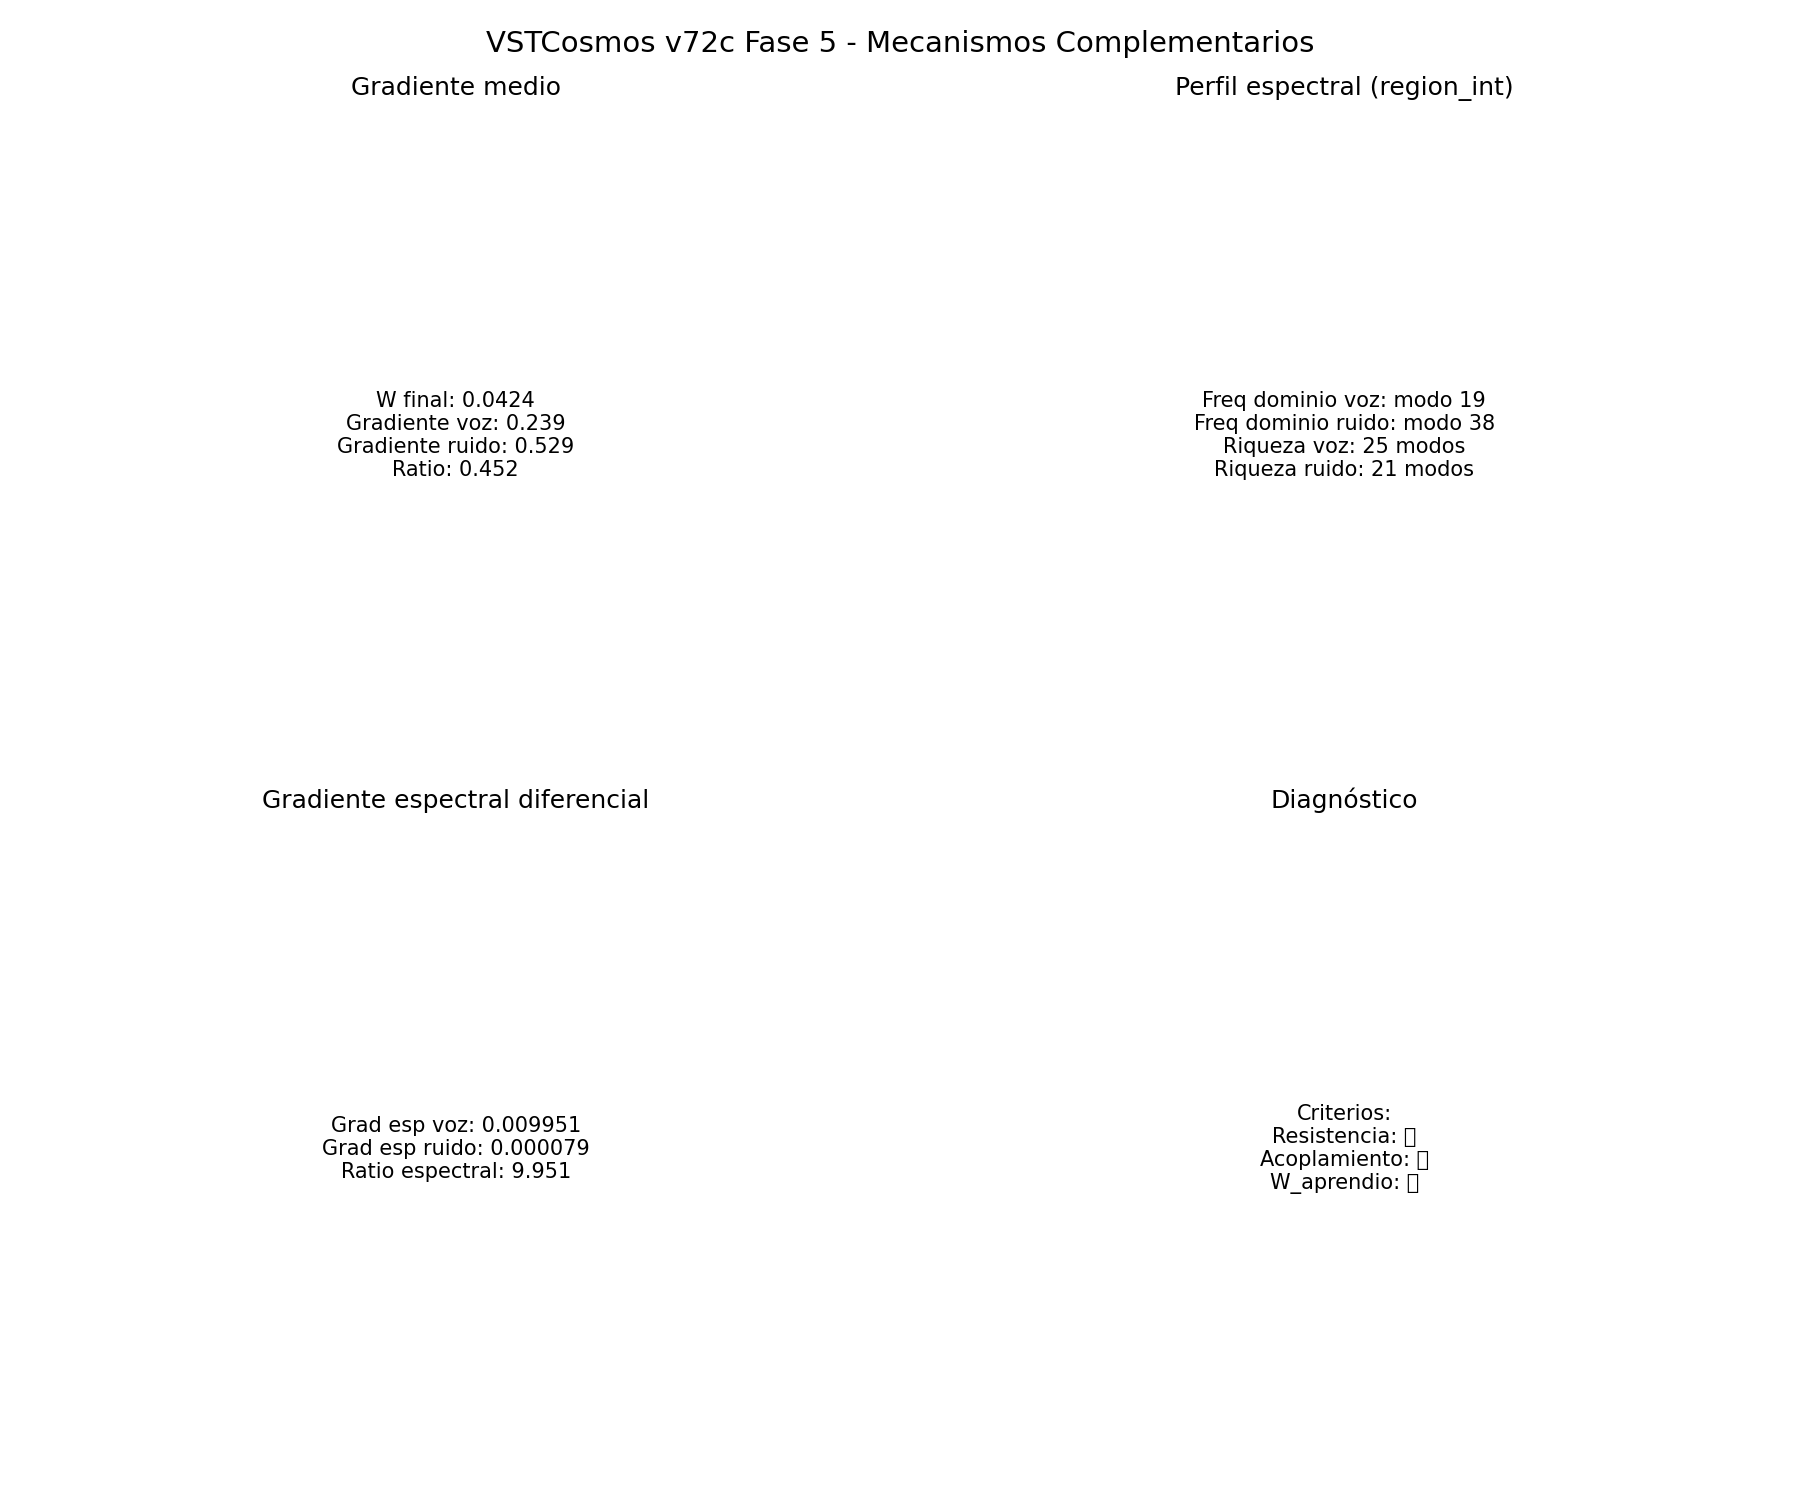

The Python source for this figure:
#!/usr/bin/env python3
"""
VSTCosmos - v72c Fase 5: Mecanismos Complementarios
Arquitectura que combina:
1. Mecanismo Hebbiano (acoplamiento resonante): region_int sigue a region_aud
2. Mecanismo Atractor (memoria interna): region_int tiende a su patrón histórico

Tres fases en una ejecución sin reinicializar el campo:
- Entrenamiento (alpha=0.05, voz): W aprende, Phi_int_historia acumula atractor
- Test acoplado (alpha=0.0, voz): ambos mecanismos activos
- Test desacoplado (alpha=0.0, ruido): W intenta reconstruir desde señal equivocada,
  Phi_int_historia resiste el cambio
"""

import numpy as np
import scipy.io.wavfile as wav
import matplotlib.pyplot as plt
import csv
import warnings
warnings.filterwarnings('ignore')

# ============================================================
# PARÁMETROS DEL CAMPO TOTAL
# ============================================================
DIM_INTERNA = 32
DIM_AUDITIVA = 32
DIM_TOTAL = DIM_INTERNA + DIM_AUDITIVA

DIM_TIME = 100
DT = 0.01

DURACION_ENTRENO = 30.0
DURACION_TEST_ACOPLADO = 20.0
DURACION_TEST_DESACOPLADO = 20.0

N_PASOS_ENTRENO = int(DURACION_ENTRENO / DT)
N_PASOS_TEST_ACOPLADO = int(DURACION_TEST_ACOPLADO / DT)
N_PASOS_TEST_DESACOPLADO = int(DURACION_TEST_DESACOPLADO / DT)

# Parámetros de dinámica
DIFUSION_BASE = 0.15
GANANCIA_REACCION = 0.05

OMEGA_MIN = 0.05
OMEGA_MAX = 0.50
AMORT_MIN = 0.01
AMORT_MAX = 0.08
PHI_EQUILIBRIO = 0.5

# Parámetros de plasticidad hebbiana
ETA_HEBB = 0.05
TAU_W = 0.008
GAMMA_PLAST = 0.01
W_MAX = 1.0
UMBRAL_CORRELACION = 0.1

# Parámetros del mecanismo atractor
GAMMA_MEMORIA = 0.05
TAU_INT_HIST = 0.0002

# Parámetros de FFT
VENTANA_FFT_MS = 25
HOP_FFT_MS = 10
F_MIN = 80
F_MAX = 8000

LIMITE_MIN = 0.0
LIMITE_MAX = 1.0


# ============================================================
# FUNCIONES BASE
# ============================================================
def cargar_audio(ruta, duracion):
    if "Tono puro" in ruta:
        sr = 48000
        t = np.arange(int(sr * duracion)) / sr
        return sr, 0.5 * np.sin(2 * np.pi * 440 * t)
    elif "Ruido blanco" in ruta:
        sr = 48000
        return sr, np.random.normal(0, 0.5, int(sr * duracion))
    else:
        sr, data = wav.read(ruta)
        if data.dtype == np.int16:
            data = data.astype(np.float32) / 32768.0
        if data.ndim == 2:
            data = data.mean(axis=1)
        max_val = np.max(np.abs(data))
        if max_val > 0:
            data = data / max_val
        muestras_necesarias = int(sr * duracion)
        if len(data) < muestras_necesarias:
            data = np.pad(data, (0, muestras_necesarias - len(data)))
        else:
            data = data[:muestras_necesarias]
        return sr, data


def inicializar_campo_total():
    np.random.seed(42)
    return np.random.rand(DIM_TOTAL, DIM_TIME) * 0.2 + 0.4


def inicializar_plasticidad():
    return np.zeros((DIM_INTERNA, DIM_AUDITIVA))


def inicializar_historia_interna():
    return np.zeros((DIM_INTERNA, DIM_TIME))


def vecinos(X):
    return (np.roll(X, 1, axis=0) + np.roll(X, -1, axis=0) +
            np.roll(X, 1, axis=1) + np.roll(X, -1, axis=1)) / 4.0


def preparar_objetivo_audio(audio, sr, idx_ventana, ventana_muestras, hop_muestras,
                            dim_auditiva, DIM_TIME):
    inicio = idx_ventana * hop_muestras
    if inicio + ventana_muestras > len(audio):
        return np.zeros((dim_auditiva, DIM_TIME))
    
    fragmento = audio[inicio:inicio + ventana_muestras]
    ventana_hann = np.hanning(len(fragmento))
    fragmento = fragmento * ventana_hann
    
    fft = np.fft.rfft(fragmento)
    potencia = np.abs(fft) ** 2
    freqs = np.fft.rfftfreq(len(fragmento), 1/sr)
    
    bandas = np.logspace(np.log10(F_MIN), np.log10(F_MAX), dim_auditiva + 1)
    objetivo = np.zeros(dim_auditiva)
    for b in range(dim_auditiva):
        mask = (freqs >= bandas[b]) & (freqs < bandas[b+1])
        if np.any(mask):
            objetivo[b] = np.mean(potencia[mask])
    
    max_val = np.max(objetivo)
    if max_val > 0:
        objetivo = objetivo / max_val
    
    return objetivo.reshape(-1, 1) * np.ones((1, DIM_TIME))


def calcular_frecuencias_naturales(dim_total, dim_interna):
    bandas = np.arange(dim_total)
    t = np.log1p(bandas) / np.log1p(dim_total - 1)
    omega = OMEGA_MIN + (OMEGA_MAX - OMEGA_MIN) * t
    amort = AMORT_MIN + (AMORT_MAX - AMORT_MIN) * t
    return omega.reshape(-1, 1), amort.reshape(-1, 1)


def actualizar_historia_interna(Phi_int_historia, region_int, entrenando):
    if entrenando:
        return (1 - TAU_INT_HIST) * Phi_int_historia + TAU_INT_HIST * region_int
    else:
        return Phi_int_historia


def actualizar_hebb_y_plasticidad_v2(Phi_total, W, Phi_int_historia, dt, entrenando):
    region_int = Phi_total[:DIM_INTERNA, :]
    region_aud = Phi_total[DIM_INTERNA:, :]

    # Mecanismo Hebbiano
    correlacion = (region_int @ region_aud.T) / DIM_TIME
    correlacion_filtrada = np.where(
        np.abs(correlacion) > UMBRAL_CORRELACION,
        correlacion,
        0.0
    )
    dW = ETA_HEBB * correlacion_filtrada - TAU_W * W
    W_nueva = np.clip(W + dW * dt, -W_MAX, W_MAX)

    M_hebb = GAMMA_PLAST * (W_nueva @ region_aud - region_int)

    # Mecanismo Atractor
    if np.mean(np.abs(Phi_int_historia)) > 1e-6:
        M_atractor = GAMMA_MEMORIA * (Phi_int_historia - region_int)
    else:
        M_atractor = 0.0

    M_total = M_hebb + M_atractor

    Phi_int_historia_nueva = actualizar_historia_interna(Phi_int_historia, region_int, entrenando)

    return W_nueva, M_total, Phi_int_historia_nueva


def actualizar_campo_total(Phi_total, Phi_vel_total, W, Phi_int_historia,
                           objetivo_audio, alpha, omega_natural, amort_natural,
                           dt, entrenando):
    promedio_local = vecinos(Phi_total)
    difusion = DIFUSION_BASE * (promedio_local - Phi_total)
    
    desviacion = Phi_total - promedio_local
    reaccion = GANANCIA_REACCION * desviacion * (1 - desviacion**2)
    
    term_osc = (-omega_natural**2 * (Phi_total - PHI_EQUILIBRIO)
                - amort_natural * Phi_vel_total)
    
    W_nueva, M_plasticidad, Phi_int_historia_nueva = actualizar_hebb_y_plasticidad_v2(
        Phi_total, W, Phi_int_historia, dt, entrenando
    )
    
    M_campo = np.zeros_like(Phi_total)
    M_campo[:DIM_INTERNA, :] = M_plasticidad
    
    dPhi_vel = term_osc + reaccion + difusion + M_campo
    Phi_vel_nueva = Phi_vel_total + dt * dPhi_vel
    Phi_nueva = Phi_total + dt * Phi_vel_nueva
    
    if alpha > 0:
        region_auditiva_nueva = Phi_nueva[DIM_INTERNA:, :]
        region_auditiva_nueva = (1 - alpha) * region_auditiva_nueva + alpha * objetivo_audio
        Phi_nueva[DIM_INTERNA:, :] = region_auditiva_nueva
    
    return (np.clip(Phi_nueva, LIMITE_MIN, LIMITE_MAX),
            np.clip(Phi_vel_nueva, -5.0, 5.0),
            W_nueva,
            Phi_int_historia_nueva)


def calcular_gradiente(Phi_total, dim_interna):
    region_int = Phi_total[:dim_interna, :]
    region_aud = Phi_total[dim_interna:, :]
    return np.mean(np.abs(region_int - region_aud))


def calcular_acoplamiento(Phi_total, dim_interna):
    region_int = Phi_total[:dim_interna, :]
    region_aud = Phi_total[dim_interna:, :]
    return float(np.mean(region_int * region_aud))


def calcular_perfil_espectral_modos(Phi_total, dim_interna):
    region_int = Phi_total[:dim_interna, :]
    perfil = np.zeros(DIM_TIME // 2)
    for banda in range(dim_interna):
        serie = region_int[banda, :]
        serie = serie - np.mean(serie)
        fft = np.fft.rfft(serie)
        potencia = np.abs(fft) ** 2
        perfil += potencia[:DIM_TIME // 2]
    perfil = perfil / dim_interna
    frecuencia_dominante = int(np.argmax(perfil))
    umbral_riqueza = np.mean(perfil)
    riqueza_modal = int(np.sum(perfil > umbral_riqueza))
    p_norm = perfil / (np.sum(perfil) + 1e-10)
    entropia_espectral = float(-np.sum(p_norm * np.log(p_norm + 1e-10)))
    return {
        'perfil': perfil,
        'frecuencia_dominante': frecuencia_dominante,
        'riqueza_modal': riqueza_modal,
        'entropia_espectral': entropia_espectral
    }


def calcular_gradiente_espectral_diferencial(Phi_total, dim_interna):
    region_int = Phi_total[:dim_interna, :]
    region_aud = Phi_total[dim_interna:, :]
    
    perfil_int = np.zeros(DIM_TIME // 2)
    perfil_aud = np.zeros(DIM_TIME // 2)
    
    for banda in range(dim_interna):
        serie_int = region_int[banda, :] - np.mean(region_int[banda, :])
        serie_aud = region_aud[banda, :] - np.mean(region_aud[banda, :])
        
        fft_int = np.fft.rfft(serie_int)
        fft_aud = np.fft.rfft(serie_aud)
        
        perfil_int += np.abs(fft_int[:DIM_TIME//2]) ** 2
        perfil_aud += np.abs(fft_aud[:DIM_TIME//2]) ** 2
    
    perfil_int /= dim_interna
    perfil_aud /= dim_interna
    
    diferencia_espectral = np.abs(perfil_int - perfil_aud)
    gradiente_espectral_medio = np.mean(diferencia_espectral)
    modo_max_diferencia = int(np.argmax(diferencia_espectral))
    
    return {
        'perfil_int': perfil_int,
        'perfil_aud': perfil_aud,
        'diferencia_espectral': diferencia_espectral,
        'gradiente_espectral': float(gradiente_espectral_medio),
        'modo_max_diferencia': modo_max_diferencia
    }


def simular_experimento_combinado():
    print("=" * 100)
    print("VSTCosmos - v72c Fase 5: Mecanismos Complementarios")
    print(f"GAMMA_PLAST = {GAMMA_PLAST}, GAMMA_MEMORIA = {GAMMA_MEMORIA}")
    print("Fase 1: Entrenamiento (voz, alpha=0.05)")
    print("Fase 2: Test acoplado (voz, alpha=0.0)")
    print("Fase 3: Test desacoplado (ruido, alpha=0.0)")
    print("=" * 100)

    # Inicialización
    Phi_total = inicializar_campo_total()
    Phi_vel_total = np.zeros_like(Phi_total)
    W = inicializar_plasticidad()
    Phi_int_historia = inicializar_historia_interna()
    omega_natural, amort_natural = calcular_frecuencias_naturales(DIM_TOTAL, DIM_INTERNA)
    
    # Cargar audios
    sr_voz, audio_voz = cargar_audio("Voz_Estudio.wav", duracion=DURACION_ENTRENO + DURACION_TEST_ACOPLADO)
    sr_ruido, audio_ruido = cargar_audio("Ruido blanco", duracion=DURACION_TEST_DESACOPLADO)
    
    ventana_muestras = int(sr_voz * VENTANA_FFT_MS / 1000)
    hop_muestras = int(sr_voz * HOP_FFT_MS / 1000)
    
    # ============================================================
    # FASE 1: ENTRENAMIENTO
    # ============================================================
    print("\n[Fase 1] Entrenamiento (voz, alpha=0.05)")
    for idx in range(N_PASOS_ENTRENO):
        objetivo = preparar_objetivo_audio(audio_voz, sr_voz, idx, ventana_muestras, hop_muestras,
                                          DIM_AUDITIVA, DIM_TIME)
        Phi_total, Phi_vel_total, W, Phi_int_historia = actualizar_campo_total(
            Phi_total, Phi_vel_total, W, Phi_int_historia,
            objetivo, alpha=0.05, omega_natural=omega_natural, 
            amort_natural=amort_natural, dt=DT, entrenando=True
        )
    
    w_tras_entreno = np.mean(np.abs(W))
    print(f"  W_tras_entreno: {w_tras_entreno:.4f}")
    print(f"  Phi_int_historia: norma {np.mean(np.abs(Phi_int_historia)):.6f}")
    
    # ============================================================
    # FASE 2: TEST ACOPLADO
    # ============================================================
    print("\n[Fase 2] Test acoplado (voz, alpha=0.0)")
    gradientes_acoplado = []
    acoplamientos_acoplado = []
    
    for idx in range(N_PASOS_ENTRENO, N_PASOS_ENTRENO + N_PASOS_TEST_ACOPLADO):
        objetivo = preparar_objetivo_audio(audio_voz, sr_voz, idx, ventana_muestras, hop_muestras,
                                          DIM_AUDITIVA, DIM_TIME)
        Phi_total, Phi_vel_total, W, Phi_int_historia = actualizar_campo_total(
            Phi_total, Phi_vel_total, W, Phi_int_historia,
            objetivo, alpha=0.0, omega_natural=omega_natural, 
            amort_natural=amort_natural, dt=DT, entrenando=False
        )
        gradientes_acoplado.append(calcular_gradiente(Phi_total, DIM_INTERNA))
        acoplamientos_acoplado.append(calcular_acoplamiento(Phi_total, DIM_INTERNA))
    
    grad_acoplado_estable = np.mean(gradientes_acoplado[-int(5.0/DT):])
    perfil_acoplado = calcular_perfil_espectral_modos(Phi_total, DIM_INTERNA)
    grad_esp_acoplado = calcular_gradiente_espectral_diferencial(Phi_total, DIM_INTERNA)
    
    print(f"  Gradiente estable: {grad_acoplado_estable:.4f}")
    print(f"  Frecuencia dominante: modo {perfil_acoplado['frecuencia_dominante']}")
    print(f"  Riqueza modal: {perfil_acoplado['riqueza_modal']} modos")
    print(f"  Gradiente espectral diferencial: {grad_esp_acoplado['gradiente_espectral']:.6f}")
    
    # ============================================================
    # FASE 3: TEST DESACOPLADO
    # ============================================================
    print("\n[Fase 3] Test desacoplado (ruido, alpha=0.0)")
    gradientes_desacoplado = []
    acoplamientos_desacoplado = []
    
    for idx in range(N_PASOS_TEST_DESACOPLADO):
        objetivo = preparar_objetivo_audio(audio_ruido, sr_ruido, idx, ventana_muestras, hop_muestras,
                                          DIM_AUDITIVA, DIM_TIME)
        Phi_total, Phi_vel_total, W, Phi_int_historia = actualizar_campo_total(
            Phi_total, Phi_vel_total, W, Phi_int_historia,
            objetivo, alpha=0.0, omega_natural=omega_natural, 
            amort_natural=amort_natural, dt=DT, entrenando=False
        )
        gradientes_desacoplado.append(calcular_gradiente(Phi_total, DIM_INTERNA))
        acoplamientos_desacoplado.append(calcular_acoplamiento(Phi_total, DIM_INTERNA))
    
    grad_desacoplado_estable = np.mean(gradientes_desacoplado[-int(5.0/DT):])
    perfil_desacoplado = calcular_perfil_espectral_modos(Phi_total, DIM_INTERNA)
    grad_esp_desacoplado = calcular_gradiente_espectral_diferencial(Phi_total, DIM_INTERNA)
    
    print(f"  Gradiente estable: {grad_desacoplado_estable:.4f}")
    print(f"  Frecuencia dominante: modo {perfil_desacoplado['frecuencia_dominante']}")
    print(f"  Riqueza modal: {perfil_desacoplado['riqueza_modal']} modos")
    print(f"  Gradiente espectral diferencial: {grad_esp_desacoplado['gradiente_espectral']:.6f}")
    
    # ============================================================
    # DIAGNÓSTICO
    # ============================================================
    print("\n" + "=" * 100)
    print("DIAGNÓSTICO FINAL")
    print("=" * 100)
    
    ratio_grad = grad_acoplado_estable / max(grad_desacoplado_estable, 0.001)
    ratio_esp = grad_esp_acoplado['gradiente_espectral'] / max(grad_esp_desacoplado['gradiente_espectral'], 0.001)
    
    print(f"\n  Gradiente estable (voz):   {grad_acoplado_estable:.4f}")
    print(f"  Gradiente estable (ruido): {grad_desacoplado_estable:.4f}")
    print(f"  Ratio gradiente:           {ratio_grad:.3f}")
    print(f"\n  Frecuencia dominante (voz):   modo {perfil_acoplado['frecuencia_dominante']}")
    print(f"  Frecuencia dominante (ruido): modo {perfil_desacoplado['frecuencia_dominante']}")
    print(f"\n  Gradiente espectral diff (voz):   {grad_esp_acoplado['gradiente_espectral']:.6f}")
    print(f"  Gradiente espectral diff (ruido): {grad_esp_desacoplado['gradiente_espectral']:.6f}")
    print(f"  Ratio espectral:                  {ratio_esp:.3f}")
    
    # Criterios
    resistencia_ok = (perfil_desacoplado['frecuencia_dominante'] >= 30 and grad_desacoplado_estable > 0.3)
    acoplamiento_ok = ratio_esp > 1.5
    w_aprendio = w_tras_entreno > 0.01
    
    print("\n" + "=" * 100)
    print("CONCLUSIÓN")
    print("=" * 100)
    
    if resistencia_ok and acoplamiento_ok and w_aprendio:
        print("\n  ✅ VALIDACIÓN COMPLETA")
        print("     El atractor aprendido resiste el cambio de estímulo.")
        print("     El gradiente espectral diferencial es mayor con voz.")
        print("     W aprendió y está activo.")
        print("     → Primera demostración de modos propios aprendidos.")
    elif resistencia_ok:
        print("\n  ✅ RESISTENCIA DEL ATRACTOR")
        print("     Frecuencia dominante se mantiene alta con ruido,")
        print("     pero la diferenciación espectral entre regiones es débil.")
        print("     → Aumentar GAMMA_MEMORIA a 0.08.")
    elif acoplamiento_ok:
        print("\n  ✅ ACOPLAMIENTO RESONANTE")
        print("     El gradiente espectral diferencial es alto con voz,")
        print("     pero el atractor no resiste el cambio a ruido.")
        print("     → El atractor no se consolidó. Subir TAU_INT_HIST a 0.0005.")
    elif w_aprendio:
        print("\n  ⚠️ APRENDIZAJE SIN EFECTO")
        print("     W aprendió (w={w_tras_entreno:.4f}), pero no produce ni resistencia ni acoplamiento.")
        print("     → GAMMA_PLAST y GAMMA_MEMORIA insuficientes. Subir ambos.")
    else:
        print("\n  ❌ NINGÚN MECANISMO ES EFECTIVO")
        print("     W no aprendió ni el atractor se consolidó.")
        print("     → Aumentar ETA_HEBB a 0.08 y TAU_INT_HIST a 0.0005.")
    
    return {
        'w_tras_entreno': w_tras_entreno,
        'grad_acoplado': grad_acoplado_estable,
        'grad_desacoplado': grad_desacoplado_estable,
        'freq_dom_acoplado': perfil_acoplado['frecuencia_dominante'],
        'freq_dom_desacoplado': perfil_desacoplado['frecuencia_dominante'],
        'grad_esp_acoplado': grad_esp_acoplado['gradiente_espectral'],
        'grad_esp_desacoplado': grad_esp_desacoplado['gradiente_espectral'],
        'ratio_esp': ratio_esp,
        'riqueza_acoplado': perfil_acoplado['riqueza_modal'],
        'riqueza_desacoplado': perfil_desacoplado['riqueza_modal']
    }


def main():
    resultados = simular_experimento_combinado()
    
    # Visualización
    print("\n[Generando visualización...]")
    fig, axes = plt.subplots(2, 2, figsize=(12, 10))
    
    axes[0, 0].text(0.5, 0.5, 
                    f"W final: {resultados['w_tras_entreno']:.4f}\n"
                    f"Gradiente voz: {resultados['grad_acoplado']:.3f}\n"
                    f"Gradiente ruido: {resultados['grad_desacoplado']:.3f}\n"
                    f"Ratio: {resultados['grad_acoplado']/max(resultados['grad_desacoplado'],0.001):.3f}",
                    ha='center', va='center', fontsize=10)
    axes[0, 0].set_title("Gradiente medio")
    axes[0, 0].axis('off')
    
    axes[0, 1].text(0.5, 0.5,
                    f"Freq dominio voz: modo {resultados['freq_dom_acoplado']}\n"
                    f"Freq dominio ruido: modo {resultados['freq_dom_desacoplado']}\n"
                    f"Riqueza voz: {resultados['riqueza_acoplado']} modos\n"
                    f"Riqueza ruido: {resultados['riqueza_desacoplado']} modos",
                    ha='center', va='center', fontsize=10)
    axes[0, 1].set_title("Perfil espectral (region_int)")
    axes[0, 1].axis('off')
    
    axes[1, 0].text(0.5, 0.5,
                    f"Grad esp voz: {resultados['grad_esp_acoplado']:.6f}\n"
                    f"Grad esp ruido: {resultados['grad_esp_desacoplado']:.6f}\n"
                    f"Ratio espectral: {resultados['ratio_esp']:.3f}",
                    ha='center', va='center', fontsize=10)
    axes[1, 0].set_title("Gradiente espectral diferencial")
    axes[1, 0].axis('off')
    
    axes[1, 1].text(0.5, 0.5,
                    "Criterios:\n"
                    f"Resistencia: {'✅' if resultados['freq_dom_desacoplado'] >= 30 else '❌'}\n"
                    f"Acoplamiento: {'✅' if resultados['ratio_esp'] > 1.5 else '❌'}\n"
                    f"W_aprendio: {'✅' if resultados['w_tras_entreno'] > 0.01 else '❌'}",
                    ha='center', va='center', fontsize=10)
    axes[1, 1].set_title("Diagnóstico")
    axes[1, 1].axis('off')
    
    plt.suptitle('VSTCosmos v72c Fase 5 - Mecanismos Complementarios', fontsize=14)
    plt.tight_layout()
    plt.savefig('v72c_fase5_mecanismos_complementarios.png', dpi=150)
    print("  Gráfico guardado: v72c_fase5_mecanismos_complementarios.png")
    
    # Guardar CSV
    with open('v72c_fase5_resultado.csv', 'w', newline='', encoding='utf-8') as f:
        writer = csv.writer(f)
        writer.writerow(['metric', 'value'])
        for k, v in resultados.items():
            writer.writerow([k, v])
    
    print("  CSV guardado: v72c_fase5_resultado.csv")
    print("\n" + "=" * 100)
    print("EXPERIMENTO COMPLETADO")
    print("=" * 100)


if __name__ == "__main__":
    main()
